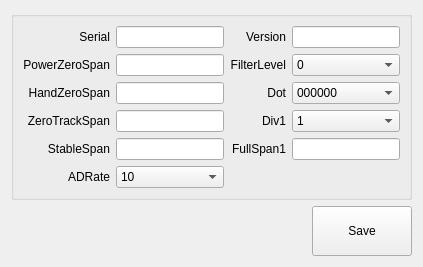
      <widget class="QWidget" name="tab_3">
       <property name="styleSheet">
        <string notr="true">font: 12pt &quot;黑体&quot;;</string>
       </property>
       <attribute name="title">
        <string>Parametere</string>
       </attribute>
       <layout class="QVBoxLayout" name="verticalLayout_4">
        <item>
         <widget class="QGroupBox" name="grpParas">
          <property name="sizePolicy">
           <sizepolicy hsizetype="Preferred" vsizetype="Expanding">
            <horstretch>0</horstretch>
            <verstretch>0</verstretch>
           </sizepolicy>
          </property>
          <property name="title">
           <string/>
          </property>
          <layout class="QGridLayout" name="gridLayout_2">
           <item row="2" column="1">
            <widget class="QLineEdit" name="edtPwrZeroSpan"/>
           </item>
           <item row="2" column="0">
            <widget class="QLabel" name="label_2">
             <property name="sizePolicy">
              <sizepolicy hsizetype="Preferred" vsizetype="Fixed">
               <horstretch>0</horstretch>
               <verstretch>0</verstretch>
              </sizepolicy>
             </property>
             <property name="text">
              <string>PowerZeroSpan</string>
             </property>
             <property name="alignment">
              <set>Qt::AlignRight|Qt::AlignTrailing|Qt::AlignVCenter</set>
             </property>
            </widget>
           </item>
           <item row="3" column="1">
            <widget class="QLineEdit" name="edtHandZeroSpan"/>
           </item>
           <item row="3" column="0">
            <widget class="QLabel" name="label_3">
             <property name="sizePolicy">
              <sizepolicy hsizetype="Preferred" vsizetype="Fixed">
               <horstretch>0</horstretch>
               <verstretch>0</verstretch>
              </sizepolicy>
             </property>
             <property name="text">
              <string>HandZeroSpan</string>
             </property>
             <property name="alignment">
              <set>Qt::AlignRight|Qt::AlignTrailing|Qt::AlignVCenter</set>
             </property>
            </widget>
           </item>
           <item row="5" column="0">
            <widget class="QLabel" name="label_10">
             <property name="sizePolicy">
              <sizepolicy hsizetype="Preferred" vsizetype="Fixed">
               <horstretch>0</horstretch>
               <verstretch>0</verstretch>
              </sizepolicy>
             </property>
             <property name="text">
              <string>StableSpan</string>
             </property>
             <property name="alignment">
              <set>Qt::AlignRight|Qt::AlignTrailing|Qt::AlignVCenter</set>
             </property>
            </widget>
           </item>
           <item row="4" column="0">
            <widget class="QLabel" name="label_4">
             <property name="sizePolicy">
              <sizepolicy hsizetype="Preferred" vsizetype="Fixed">
               <horstretch>0</horstretch>
               <verstretch>0</verstretch>
              </sizepolicy>
             </property>
             <property name="text">
              <string>ZeroTrackSpan</string>
             </property>
             <property name="alignment">
              <set>Qt::AlignRight|Qt::AlignTrailing|Qt::AlignVCenter</set>
             </property>
            </widget>
           </item>
           <item row="4" column="1">
            <widget class="QLineEdit" name="edtZeroSpan"/>
           </item>
           <item row="5" column="1">
            <widget class="QLineEdit" name="edtStableSpan"/>
           </item>
           <item row="1" column="1">
            <widget class="QLineEdit" name="edtSerial">
             <property name="readOnly">
              <bool>true</bool>
             </property>
            </widget>
           </item>
           <item row="1" column="0">
            <widget class="QLabel" name="label_15">
             <property name="text">
              <string>Serial</string>
             </property>
             <property name="alignment">
              <set>Qt::AlignRight|Qt::AlignTrailing|Qt::AlignVCenter</set>
             </property>
            </widget>
           </item>
           <item row="1" column="4">
            <widget class="QLineEdit" name="edtVersion">
             <property name="readOnly">
              <bool>true</bool>
             </property>
            </widget>
           </item>
           <item row="4" column="3">
            <widget class="QLabel" name="label_8">
             <property name="sizePolicy">
              <sizepolicy hsizetype="Preferred" vsizetype="Fixed">
               <horstretch>0</horstretch>
               <verstretch>0</verstretch>
              </sizepolicy>
             </property>
             <property name="text">
              <string>Div1</string>
             </property>
             <property name="alignment">
              <set>Qt::AlignRight|Qt::AlignTrailing|Qt::AlignVCenter</set>
             </property>
            </widget>
           </item>
           <item row="1" column="3">
            <widget class="QLabel" name="label_16">
             <property name="sizePolicy">
              <sizepolicy hsizetype="Preferred" vsizetype="Fixed">
               <horstretch>0</horstretch>
               <verstretch>0</verstretch>
              </sizepolicy>
             </property>
             <property name="text">
              <string>Version</string>
             </property>
             <property name="alignment">
              <set>Qt::AlignRight|Qt::AlignTrailing|Qt::AlignVCenter</set>
             </property>
            </widget>
           </item>
           <item row="3" column="3">
            <widget class="QLabel" name="label_6">
             <property name="sizePolicy">
              <sizepolicy hsizetype="Preferred" vsizetype="Fixed">
               <horstretch>0</horstretch>
               <verstretch>0</verstretch>
              </sizepolicy>
             </property>
             <property name="text">
              <string>Dot</string>
             </property>
             <property name="alignment">
              <set>Qt::AlignRight|Qt::AlignTrailing|Qt::AlignVCenter</set>
             </property>
            </widget>
           </item>
           <item row="5" column="4">
            <widget class="QLineEdit" name="edtFullHigh"/>
           </item>
           <item row="5" column="3">
            <widget class="QLabel" name="label_5">
             <property name="sizePolicy">
              <sizepolicy hsizetype="Preferred" vsizetype="Fixed">
               <horstretch>0</horstretch>
               <verstretch>0</verstretch>
              </sizepolicy>
             </property>
             <property name="text">
              <string>FullSpan1</string>
             </property>
             <property name="alignment">
              <set>Qt::AlignRight|Qt::AlignTrailing|Qt::AlignVCenter</set>
             </property>
            </widget>
           </item>
           <item row="3" column="4">
            <widget class="QComboBox" name="cbxDot">
             <item>
              <property name="text">
               <string>000000</string>
              </property>
             </item>
             <item>
              <property name="text">
               <string>00000.0</string>
              </property>
             </item>
             <item>
              <property name="text">
               <string>0000.00</string>
              </property>
             </item>
             <item>
              <property name="text">
               <string>000.000</string>
              </property>
             </item>
             <item>
              <property name="text">
               <string>00.0000</string>
              </property>
             </item>
            </widget>
           </item>
           <item row="4" column="4">
            <widget class="QComboBox" name="cbxDivHigh">
             <item>
              <property name="text">
               <string>1</string>
              </property>
             </item>
             <item>
              <property name="text">
               <string>2</string>
              </property>
             </item>
             <item>
              <property name="text">
               <string>5</string>
              </property>
             </item>
             <item>
              <property name="text">
               <string>10</string>
              </property>
             </item>
             <item>
              <property name="text">
               <string>20</string>
              </property>
             </item>
             <item>
              <property name="text">
               <string>50</string>
              </property>
             </item>
             <item>
              <property name="text">
               <string>100</string>
              </property>
             </item>
            </widget>
           </item>
           <item row="6" column="0">
            <widget class="QLabel" name="label_17">
             <property name="text">
              <string>ADRate</string>
             </property>
             <property name="alignment">
              <set>Qt::AlignRight|Qt::AlignTrailing|Qt::AlignVCenter</set>
             </property>
            </widget>
           </item>
           <item row="6" column="1">
            <widget class="QComboBox" name="cbxAdRate">
             <item>
              <property name="text">
               <string>10</string>
              </property>
             </item>
             <item>
              <property name="text">
               <string>50</string>
              </property>
             </item>
             <item>
              <property name="text">
               <string>200</string>
              </property>
             </item>
            </widget>
           </item>
           <item row="2" column="3">
            <widget class="QLabel" name="label_11">
             <property name="sizePolicy">
              <sizepolicy hsizetype="Preferred" vsizetype="Fixed">
               <horstretch>0</horstretch>
               <verstretch>0</verstretch>
              </sizepolicy>
             </property>
             <property name="text">
              <string>FilterLevel</string>
             </property>
             <property name="alignment">
              <set>Qt::AlignRight|Qt::AlignTrailing|Qt::AlignVCenter</set>
             </property>
            </widget>
           </item>
           <item row="2" column="4">
            <widget class="QComboBox" name="cbxFilterLvl">
             <item>
              <property name="text">
               <string>0</string>
              </property>
             </item>
             <item>
              <property name="text">
               <string>1</string>
              </property>
             </item>
             <item>
              <property name="text">
               <string>2</string>
              </property>
             </item>
             <item>
              <property name="text">
               <string>3</string>
              </property>
             </item>
             <item>
              <property name="text">
               <string>4</string>
              </property>
             </item>
             <item>
              <property name="text">
               <string>5</string>
              </property>
             </item>
            </widget>
           </item>
          </layout>
         </widget>
        </item>
        <item>
         <layout class="QHBoxLayout" name="horizontalLayout_7">
          <item>
           <spacer name="horizontalSpacer_2">
            <property name="orientation">
             <enum>Qt::Horizontal</enum>
            </property>
            <property name="sizeHint" stdset="0">
             <size>
              <width>40</width>
              <height>20</height>
             </size>
            </property>
           </spacer>
          </item>
          <item>
           <widget class="QPushButton" name="btnSave">
            <property name="minimumSize">
             <size>
              <width>100</width>
              <height>50</height>
             </size>
            </property>
            <property name="text">
             <string>Save</string>
            </property>
           </widget>
          </item>
         </layout>
        </item>
       </layout>
      </widget>
